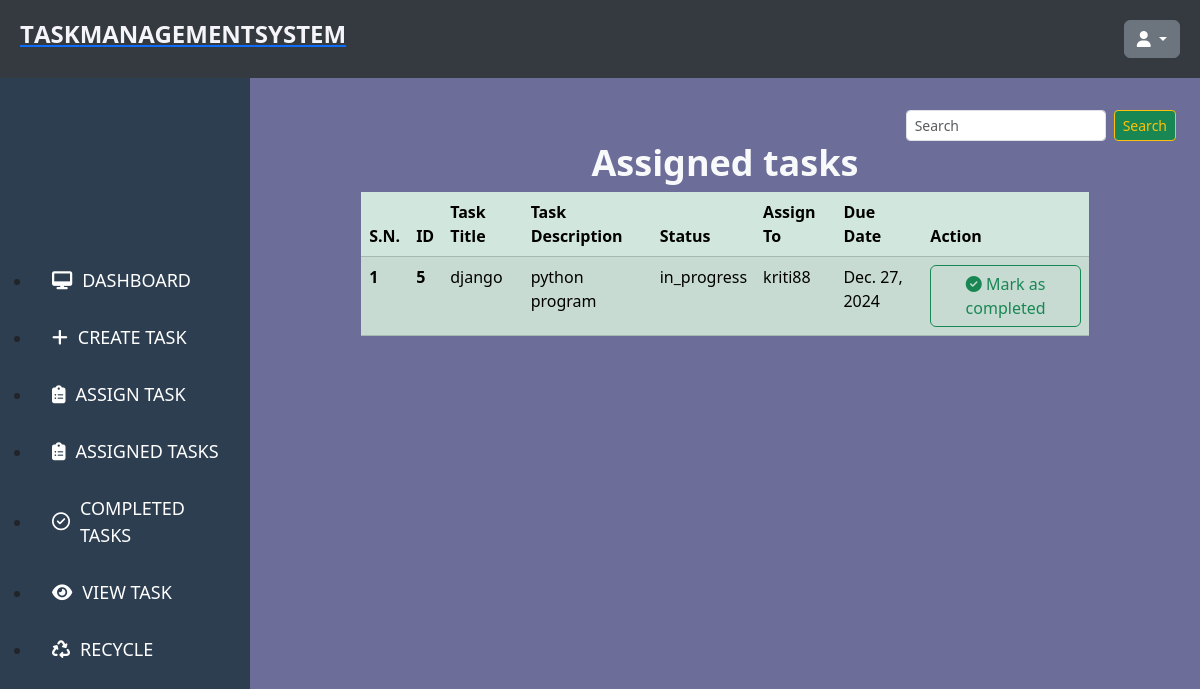
The app's page /assigned/ with its own data.
### main/models.py (models this page shows, shortened)
class Assign_task(models.Model):
    STATUS_CHOICES =[
    ('not_started','Not started'),
    ('in_progress','In progress'),
    ('completed','Completed'),
]
    title = models.CharField(max_length=50)
    description = models.TextField()
    status = models.CharField(max_length=20,choices=STATUS_CHOICES,default='not_started')
    due_date=models.DateField(null=True, blank=True)
    assign_to = models.ForeignKey(
        User,
        on_delete=models.CASCADE,
        related_name='assigned_tasks'
    )
    assigned_by = models.ForeignKey(
        User,
        on_delete=models.CASCADE,
        related_name='tasks_assigned_by',
        null=True
    )
    is_deleted = models.BooleanField(default=False)
    is_completed = models.BooleanField(default=False)

### main/views.py (the view)
# urls.py: path("assigned/", assigned_task, name="assigned_task"),
def assigned_task(request):
    data=Assign_task.objects.filter(is_completed=False)
    return render(request,'main/assigned_task.html',{'data':data})

### main/templates/main/assigned_task.html (shortened to what this page needs)
{% extends 'base.html' %}
{% load static %}
{% block content %}
<form method="get" class="d-flex justify-content-end mt-2" role="search" action="{% url 'index' %}">
    <input style="width: 200px; height: 30px;" class="form-control form-control-sm me-2" name="search" type="search" placeholder="Search" aria-label="Search">
    <button class="btn btn-outline-warning btn-success btn-sm" type="submit">Search</button>
</form>
<div class="container-fluid w-60">
    <div class="row">
        <div class="col-10 mx-auto">
            <h1 class="text-center text-light fw-bolder">Assigned tasks</h1>
            <table class="table table-success table-striped ">
                <thead>
                    <tr>
                        <th class="col">S.N.</th>
                        <th scope="col">ID</th>
                        <th scope="col">Task Title</th>
                        <th scope="col">Task Description</th>
                        <th scope="col">Status</th>
                        <th scope="col">Assign To</th>
                        <th scope="col">Due Date</th>
                        <th scope="col">Action</th>
                    </tr>
                </thead>
                <tbody>
                    {% if data %}
                    {% for i in data %}
                    <tr>
                        <th>{{forloop.counter}}</th>
                        <th scope="row">{{i.id}}</th>
                        <td>{{i.title}}</td>
                        <td>{{i.description}}</td>
                        <td>{{i.status}}</td>
                        <td>{{i.assign_to}}</td>
                        <td>{{i.due_date}}</td>
                        <td>
                            <button class="btn btn-outline-success" data-bs-toggle="modal"
                                data-bs-target="#modals-{{i.id}}" data-bs-title="Mark as Complete"
                                data-bs-placement="top">
                                <i class="fa-solid fa-circle-check"></i> Mark as completed
                            </button>
                        </td>
                    </tr>
                    {% endfor %}
                    {% else %}
                    <tr>
                        <td colspan="8" class="text-center bg-secondary text-white">No tasks available.</td>
                    </tr>
                    {% endif %}
                </tbody>
            </table>
        </div>
    </div>
</div>
{% endblock content %}

### main/static/css/style.css (style rules this page uses)
body { font-family: Arial, sans-serif; background-color: #f4f4f9; margin: 0; padding: 0; }
.content h1 { font-size: 36px; color: #333; }
.row { display: flex; justify-content: space-between; gap: 30px; }

### records on screen
Assign_task: id "5", title "django", description "python program", status "in_progress", assign_to "kriti88", due_date "Dec. 27, 2024"
